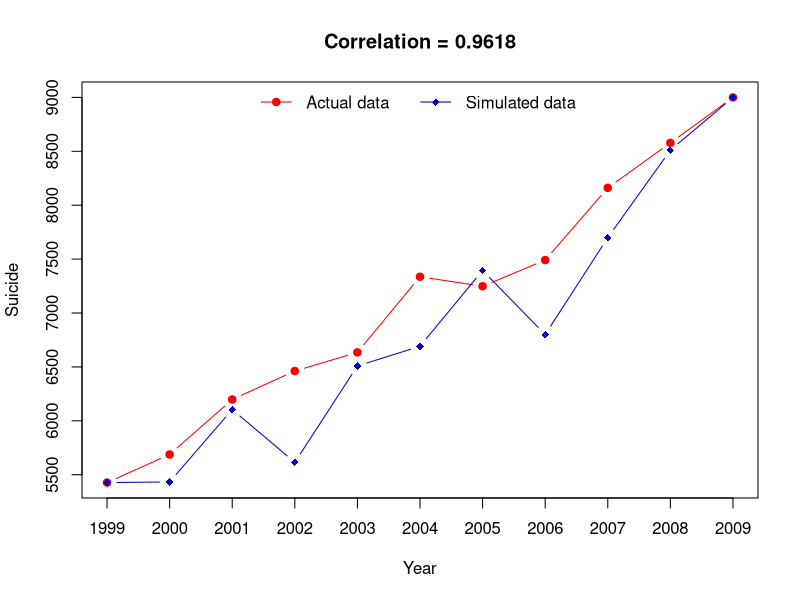

Source code (R):
#1.
suidata <- c(5427, 5688, 6198, 6462, 6635, 7336, 7248, 7491, 8161, 8578, 9000)

#2. & #3.
set.seed(2015)

######Better method for constructing the matrix######
Matrix <- matrix(0, 100000, 11)
for (i in 1:100000){
    Matrix[i,] <- runif(11)
}
Matrix #Check the constructed matrix
dim(Matrix) #100000 observations and 11 variables
######################################################

#4.
####Better method for constructing the vector#######
cor_vector <- rep(0, 100000)
for(i in 1:100000){
    cor_vector[i] <- cor(suidata, Matrix[i,])
}
#####################################################

####Previous method for constructing the vector#######
# cor_vector <- cor(suidata, Matrix[1,])
# for(i in 2:100000){
#     cor_vector <- append(cor_vector, cor(suidata, Matrix[i,]))
# }
#####################################################

#5. 
#5.1
length(cor_vector[cor_vector>0.9]) #Return 8


#5.2
which(cor_vector>0.9) 
#Return index of elements where correlation > 0.9
# [1] 14946 19593 31371 57252 72268 77349 90613
# [8] 93402

#5.3
mean(cor_vector)  #-0.001601153

#5.4
Matrix[which.max(cor_vector),]

#5.5
cor_matrix <- Matrix[which.max(cor_vector),]
datamatrix <- matrix(suidata , nrow = 11 , ncol = 1)
output_matrix <- cbind(datamatrix , cor_matrix)
rownames(output_matrix) <- c(1999:2009)
colnames(output_matrix) <- c('suicide', 'runif')
output_matrix

#1. 
A <- output_matrix[,"suicide"]
S <- output_matrix[,"runif"]
S1 <- S * ((max(A)-min(A))/(max(S)-min(S)))
S2 <- S1 + A["1999"] - S1["1999"]

#2.
outcor <- round(cor(A, S2), 4) #0.9617555
#3. 
p <- plot(A, type = "b", pch = 19, col = "red", xaxt = 'n', 
          xlab = "Year", ylab = "Suicide")
## add one more line
lines(S2, type = "b", pch = 18, col = "mediumblue")
axis(1, at = 1:11 , labels = 1999 : 2009 )
legend(x="top", legend=c("Actual data", "Simulated data")
       ,col=c("red","mediumblue"),lwd=1,lty=c(1,1),pch=c(19,18),ncol=2,bty="n")
## add topic
title(main = c(paste('Correlation =', outcor)), col.main = "black", font.main = 2)
